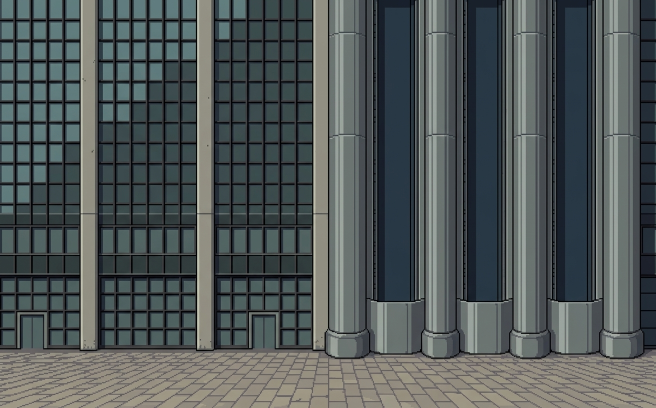
#> input picture assets-sorgente/ascensori-facciata.jpeg, 1312 x 816 px (shown at 1/2 size)
$ python ascensori.py
#> lines starting #> are read from the running program, lines starting #| are printed output that depends on the picture
### scripts/asset/font3x5.py
"""
Font pixel 3x5 disegnato a mano. Serve per le scritte piccole cotte nelle
texture (tabelloni, cartelli): il font di sistema a queste dimensioni
sovrappone le righe e dipende da cosa e' installato sulla macchina.
Passo orizzontale 4 px, verticale 6 px.
"""
G = {
    "A": ".#.|#.#|###|#.#|#.#", "B": "##.|#.#|##.|#.#|##.",
    "C": "###|#..|#..|#..|###", "D": "##.|#.#|#.#|#.#|##.",
    "E": "###|#..|##.|#..|###", "F": "###|#..|##.|#..|#..",
    "G": "###|#..|#.#|#.#|###", "H": "#.#|#.#|###|#.#|#.#",
    "I": "###|.#.|.#.|.#.|###", "J": "..#|..#|..#|#.#|###",
    "K": "#.#|#.#|##.|#.#|#.#", "L": "#..|#..|#..|#..|###",
    "M": "#.#|###|###|#.#|#.#", "N": "##.|#.#|#.#|#.#|#.#",
    "O": "###|#.#|#.#|#.#|###", "P": "###|#.#|###|#..|#..",
    "Q": "###|#.#|###|..#|..#", "R": "###|#.#|##.|#.#|#.#",
    "S": "###|#..|###|..#|###", "T": "###|.#.|.#.|.#.|.#.",
    "U": "#.#|#.#|#.#|#.#|###", "V": "#.#|#.#|#.#|#.#|.#.",
    "W": "#.#|#.#|###|###|#.#", "X": "#.#|#.#|.#.|#.#|#.#",
    "Y": "#.#|#.#|.#.|.#.|.#.", "Z": "###|..#|.#.|#..|###",
    "0": "###|#.#|#.#|#.#|###", "1": ".#.|##.|.#.|.#.|###",
    "2": "###|..#|###|#..|###", "3": "###|..#|###|..#|###",
    "4": "#.#|#.#|###|..#|..#", "5": "###|#..|###|..#|###",
    "6": "###|#..|###|#.#|###", "7": "###|..#|..#|..#|..#",
    "8": "###|#.#|###|#.#|###", "9": "###|#.#|###|..#|..#",
    ":": "...|.#.|...|.#.|...", ".": "...|...|...|...|.#.",
    "-": "...|...|###|...|...", "/": "..#|..#|.#.|#..|#..",
    "'": ".#.|.#.|...|...|...", " ": "...|...|...|...|...",
}
PASSO_X, PASSO_Y = 4, 6

def larghezza(testo):
    return max(0, len(testo) * PASSO_X - 1)

def scrivi(draw, x, y, testo, colore):
    """Disegna il testo in maiuscolo. I caratteri sconosciuti diventano spazi."""
    for i, ch in enumerate(testo.upper()):
        g = G.get(ch)
        if not g:
            continue
        for ry, riga in enumerate(g.split("|")):
            for rx, c in enumerate(riga):
                if c == "#":
                    draw.point((x + i * PASSO_X + rx, y + ry), fill=colore)

### scripts/asset/comune.py
"""
Percorsi condivisi dagli script che generano gli asset.
Le immagini di partenza stanno in assets-sorgente/, i PNG finiti vanno
direttamente in public/skins/: non c'e' nessun passaggio manuale.
"""
import os, sys

RADICE = os.path.dirname(os.path.dirname(os.path.dirname(os.path.abspath(__file__))))
SORGENTI = os.path.join(RADICE, "assets-sorgente")
SKINS = os.path.join(RADICE, "public", "skins")
sys.path.insert(0, os.path.dirname(os.path.abspath(__file__)))

def sorgente(nome):
    p = os.path.join(SORGENTI, nome)
    if not os.path.exists(p):
        raise SystemExit(f"Immagine sorgente mancante: {p}")
    return p

def destinazione(skin, file):
    cart = os.path.join(SKINS, skin)
    os.makedirs(cart, exist_ok=True)
    return os.path.join(cart, file)

### scripts/asset/ascensori.py
"""
Stage 3 — facciata della Torre Saverio dall'immagine di riferimento.

Correzione necessaria: nell'originale il pavimento comincia a y=718 su 816,
cioe' all'88% dell'altezza, mentre il gioco appoggia i piedi al 84%
(GROUND_Y=168 su 200). Scalando e basta il personaggio galleggerebbe di 8 px.
Quindi alzo l'immagine di 8 px e prolungo il pavimento in basso.
"""
import os, sys
sys.path.insert(0, os.path.dirname(os.path.abspath(__file__)))
from comune import sorgente, destinazione

from PIL import Image, ImageDraw
import numpy as np
import sys
import font3x5

SRC = Image.open(sorgente("ascensori-facciata.jpeg")).convert("RGB")
#> SRC is the input picture: PIL image 1312x816 RGB; mean R, G, B 81.1, 88.5, 88.6
SKIN = "torre-ascensori"
N = Image.NEAREST
W, H, SUOLO = 320, 200, 168
PAV_SRC = 718                 # dove inizia il pavimento nell'originale

scala = Image.BOX
piano = SRC.resize((W, H), scala)
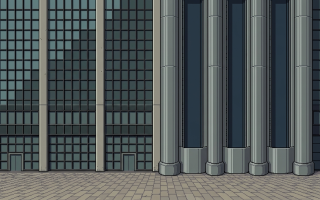
#> piano: PIL image 320x200 RGB; mean R, G, B 81.3, 88.7, 88.8
pav_y = round(PAV_SRC * H / SRC.height)
#> pav_y = 176
delta = pav_y - SUOLO
#> delta = 8
print("pavimento scalato a y =", pav_y, " scarto da correggere:", delta)
#| pavimento scalato a y = 176  scarto da correggere: 8

img = Image.new("RGB", (W, H))
#> img: PIL image 320x200 RGB; every value is 0
img.paste(piano.crop((0, delta, W, H)), (0, 0))
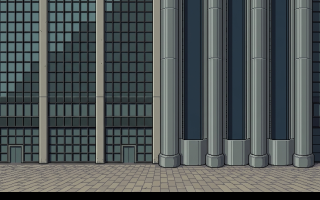
#> img: PIL image 320x200 RGB; mean R, G, B 78.3, 85.1, 85.2
# prolungo il pavimento: ripeto le ultime righe, che sono selciato
coda = piano.crop((0, H - delta - 2, W, H - 2))
img.paste(coda.resize((W, delta), N), (0, H - delta))
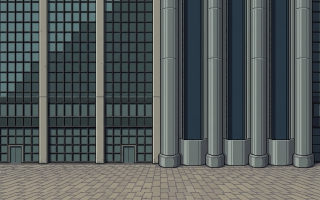
#> img: PIL image 320x200 RGB; mean R, G, B 83.9, 90.5, 90.1
# --- insegne, scritte a risoluzione di gioco col font pixel -----------
d = ImageDraw.Draw(img)

# Insegna dell'edificio, sulla fascia di cemento in alto a sinistra
nome = "TORRE SAVERIO"
NW = font3x5.larghezza(nome) + 16
NX, NY = 26, 18
d.rectangle([NX, NY, NX + NW, NY + 15], fill=(38, 42, 48))
d.rectangle([NX, NY, NX + NW, NY + 1], fill=(96, 102, 110))
d.rectangle([NX, NY + 14, NX + NW, NY + 15], fill=(22, 24, 28))
font3x5.scrivi(d, NX + 8, NY + 5, nome, (222, 226, 230, 255))
for bx in (NX + 6, NX + NW - 8):                    # staffe di fissaggio
    d.rectangle([bx, NY + 15, bx + 2, NY + 18], fill=(82, 88, 96))

# Cartello GUASTO sul vano di sinistra, quello senza cabina
g = "GUASTO"
GW = font3x5.larghezza(g) + 12
GX, GY = 193 - GW // 2, 112
d.rectangle([GX, GY, GX + GW, GY + 13], fill=(228, 196, 72))
d.rectangle([GX, GY, GX + GW, GY + 1], fill=(246, 222, 130))
d.rectangle([GX, GY + 12, GX + GW, GY + 13], fill=(174, 144, 40))
font3x5.scrivi(d, GX + 6, GY + 4, g, (46, 38, 20, 255))
for tx in (GX + 1, GX + GW - 4):                    # nastro agli angoli
    d.rectangle([tx, GY - 2, tx + 3, GY + 1], fill=(206, 206, 198))

img.save(destinazione(SKIN, "ascensori.png"))
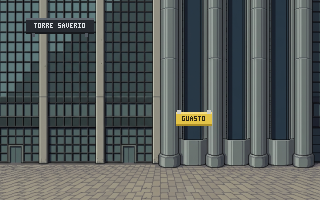
#> saved as ascensori.png: PIL image 320x200 RGB; mean R, G, B 84.9, 91, 89.8

# centri dei vani e corsa verticale, ricalcolati sull'immagine finale
a = np.asarray(img).astype(int)
scuro = (a[:100].mean(axis=2) < 70).mean(axis=0)
#> scuro = 320 values, max 1 at index 7, min 0 at index 96, mean 0.472
vani, s = [], None
for x in range(W):
    if scuro[x] > 0.7 and s is None: s = x
    elif scuro[x] <= 0.7 and s is not None:
        if x - s > 5: vani.append((s + x) // 2)
        s = None
#> after the loop, s = 312; vani = [194, 235, 279]
if s is not None and W - s > 5: vani.append((s + W) // 2)

# fondo dei vani: prima riga in cui la colonna centrale non e' piu' scura
centro = vani[1] if len(vani) > 1 else vani[0]
#> centro = 235
col = a[:, centro].mean(axis=1)
#> col = 200 values, max 147.3 at index 176, min 29.67 at index 139, mean 75.17
fondo = next((y for y in range(SUOLO) if col[y] > 90), SUOLO)
#> fondo = 140
print("centri dei vani x =", vani)
#| centri dei vani x = [194, 235, 279, 316]
print("fondo dei vani y =", fondo, " -> corsa da 0 a", fondo - 24)
#| fondo dei vani y = 140  -> corsa da 0 a 116

$ run again, with assets-sorgente/centro-storico.jpeg copied over assets-sorgente/ascensori-facciata.jpeg
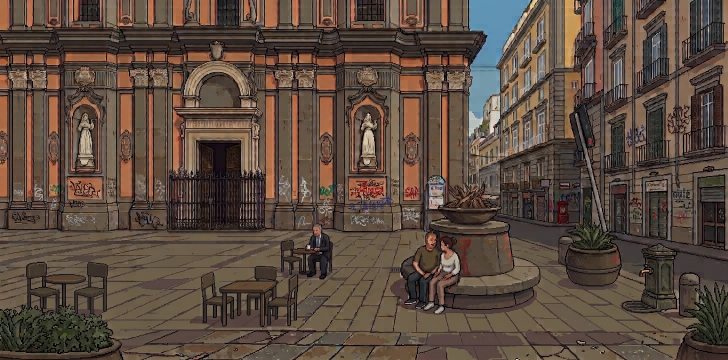
#> input picture assets-sorgente/centro-storico.jpeg, 1456 x 720 px (shown at 1/2 size)
#> SRC is the input picture: PIL image 1456x720 RGB; mean R, G, B 91.7, 75.1, 64
#> `piano = SRC.resize((W, H), scala)`:
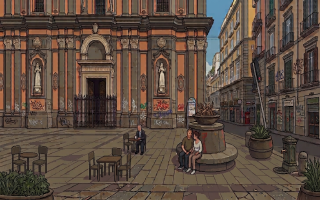
#> piano: PIL image 320x200 RGB; mean R, G, B 91.8, 75.1, 64.1
#| pavimento scalato a y = 199  scarto da correggere: 31
#> `img.save(destinazione(SKIN, "ascensori.png"))`:
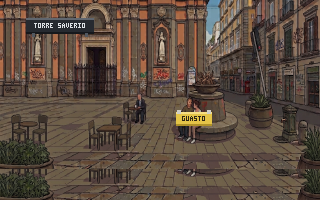
#> saved as ascensori.png: PIL image 320x200 RGB; mean R, G, B 91.3, 75.4, 63.3
#> scuro = 320 values, max 0.96 at index 26, min 0.04 at index 174, mean 0.417
#> after the loop `for x in range(W):`: vani = [255, 315]
#> centro = 315
#> col = 200 values, max 115 at index 4, min 8 at index 160, mean 49.23
#> fondo = 3
#| centri dei vani x = [255, 315]
#| fondo dei vani y = 3  -> corsa da 0 a -21
